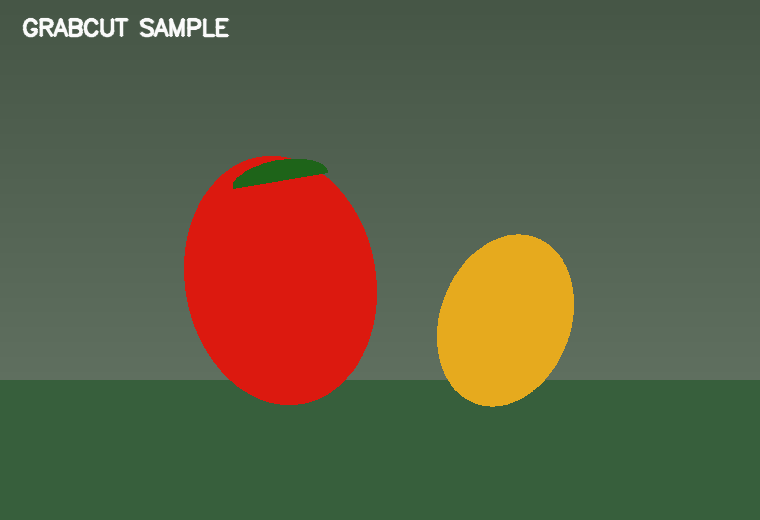
#> input picture Phase3/test_images/grabcut_scene.png, 760 x 520 px
$ python grabcut_segmentation.py
#> lines starting #> are read from the running program, lines starting #| are printed output that depends on the picture; after the words box and inside, x2 and y2 are one past the last pixel; in counts of white or black regions, pixels touching at a corner belong together
#> in main, image is the input picture: shape (520, 760, 3); mean B, G, R 67.7, 94, 94.4
"""Segment a foreground region with GrabCut and save image/mask outputs."""
from __future__ import annotations
import argparse
from pathlib import Path
import cv2
import numpy as np
HERE=Path(__file__).resolve().parent
DEFAULT_IMAGE=HERE/'test_images'/'grabcut_scene.png'

def process(image,rect=None,iterations=5):
#> called with iterations = 5
    if image is None or image.size==0: raise ValueError('Input image is empty.')
    h,w=image.shape[:2]
#> h = 520; w = 760
    if rect is None: rect=(int(.06*w),int(.06*h),int(.88*w),int(.88*h))
#> rect = (45, 31, 668, 457)
    x,y,rw,rh=map(int,rect)
#> x = 45; y = 31; rw = 668; rh = 457
    if rw<=1 or rh<=1 or x<0 or y<0 or x+rw>w or y+rh>h: raise ValueError('GrabCut rectangle must lie inside the image and have positive size.')
    mask=np.zeros((h,w),np.uint8); bgd=np.zeros((1,65),np.float64); fgd=np.zeros((1,65),np.float64)
    cv2.grabCut(image,mask,(x,y,rw,rh),bgd,fgd,iterations,cv2.GC_INIT_WITH_RECT)
    binary=np.where((mask==cv2.GC_FGD)|(mask==cv2.GC_PR_FGD),255,0).astype(np.uint8)
    segmented=cv2.bitwise_and(image,image,mask=binary)
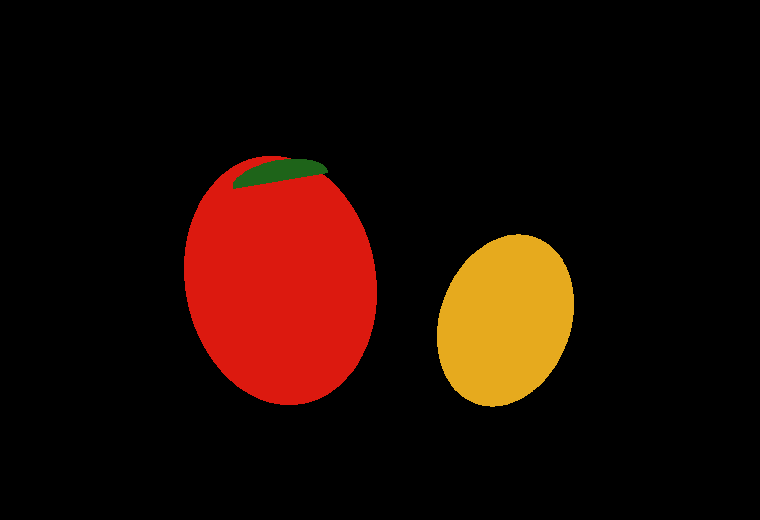
#> segmented: shape (520, 760, 3); mean B, G, R 2.9, 10.5, 30.8
    return segmented,binary

def main():
    ap=argparse.ArgumentParser(description=__doc__); ap.add_argument('--image',type=Path,default=DEFAULT_IMAGE); ap.add_argument('--rect',nargs=4,type=int,metavar=('X','Y','W','H')); ap.add_argument('--iterations',type=int,default=5); ap.add_argument('--output',type=Path,default=HERE/'outputs'/'grabcut_segmented.png'); ap.add_argument('--show',action='store_true'); args=ap.parse_args()
    if args.iterations<1: raise SystemExit('--iterations must be at least 1')
    image=cv2.imread(str(args.image))
    if image is None: raise SystemExit(f'ERROR: Could not read image: {args.image}')
    segmented,mask=process(image,args.rect,args.iterations); args.output.parent.mkdir(parents=True,exist_ok=True)
#> after `segmented, mask = process(image, args.rect, args.iterations)`:
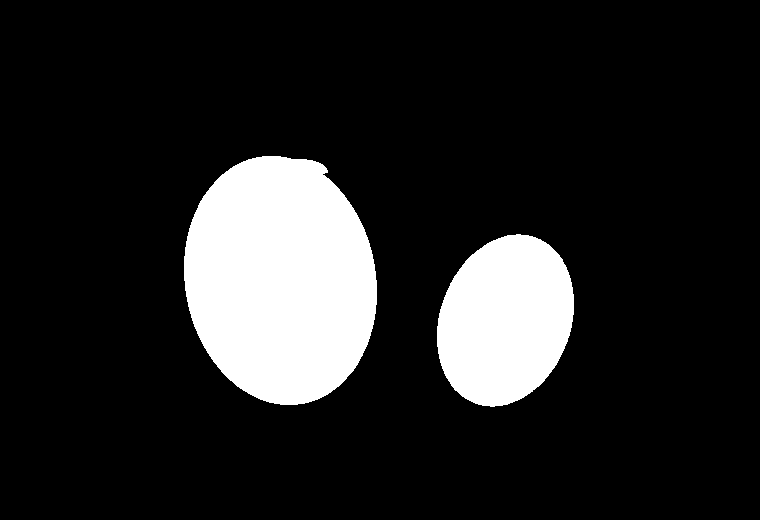
#> mask: shape (520, 760); 14.2% white; 2 white regions, box (x1, y1, x2, y2) and area: (184, 156, 377, 405) 37794, (437, 234, 574, 407) 18168
    cv2.imwrite(str(args.output),segmented); mask_path=args.output.with_name(args.output.stem+'_mask.png'); cv2.imwrite(str(mask_path),mask)
    print(f'[OK] Segmented image: {args.output.resolve()}'); print(f'[OK] Mask: {mask_path.resolve()}')
    if args.show: cv2.imshow('GrabCut Segmentation',segmented); cv2.imshow('Foreground Mask',mask); cv2.waitKey(0); cv2.destroyAllWindows()
if __name__=='__main__': main()

$ run again, with Phase3/test_images/document_scene.png copied over Phase3/test_images/grabcut_scene.png
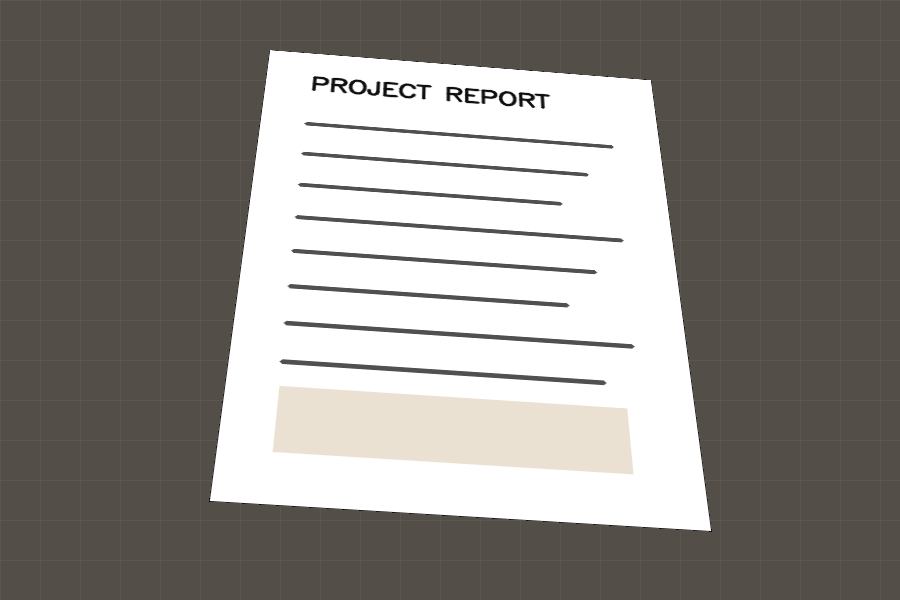
#> input picture Phase3/test_images/document_scene.png, 900 x 600 px
#> in main, image is the input picture: shape (600, 900, 3); mean B, G, R 133.7, 138.2, 142.4
#> in process, `segmented=cv2.bitwise_and(image,image,mask=binary)`:
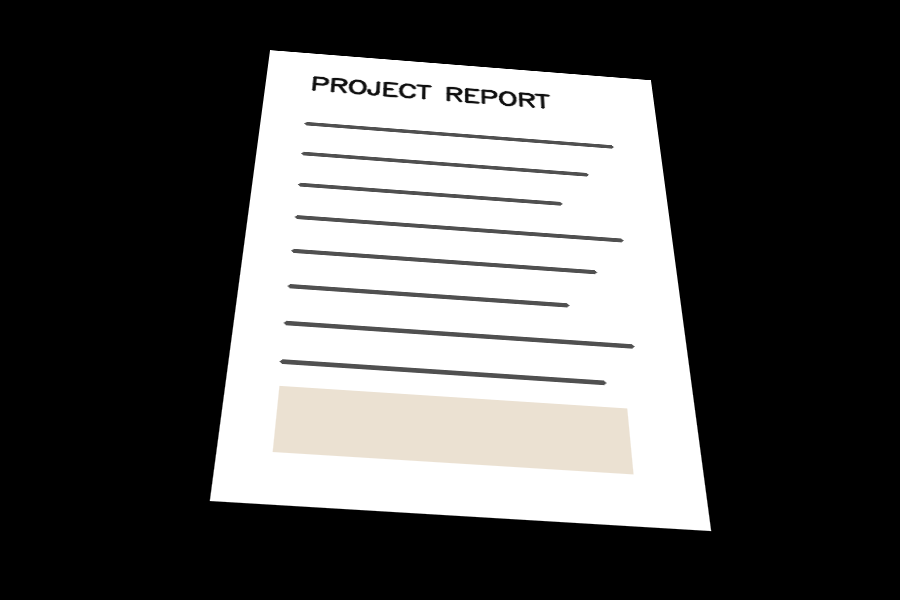
#> segmented: shape (600, 900, 3); mean B, G, R 88.1, 88.8, 89.2
#> in main, `segmented, mask = process(image, args.rect, args.iterations)`:
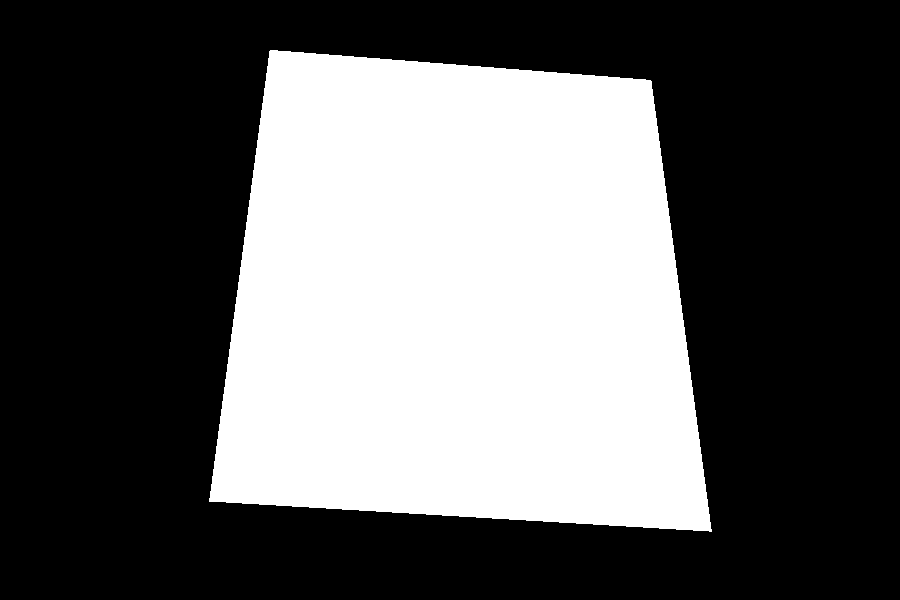
#> mask: shape (600, 900); 37% white; 1 white region, box (x1, y1, x2, y2) and area: (209, 50, 712, 532) 199759
